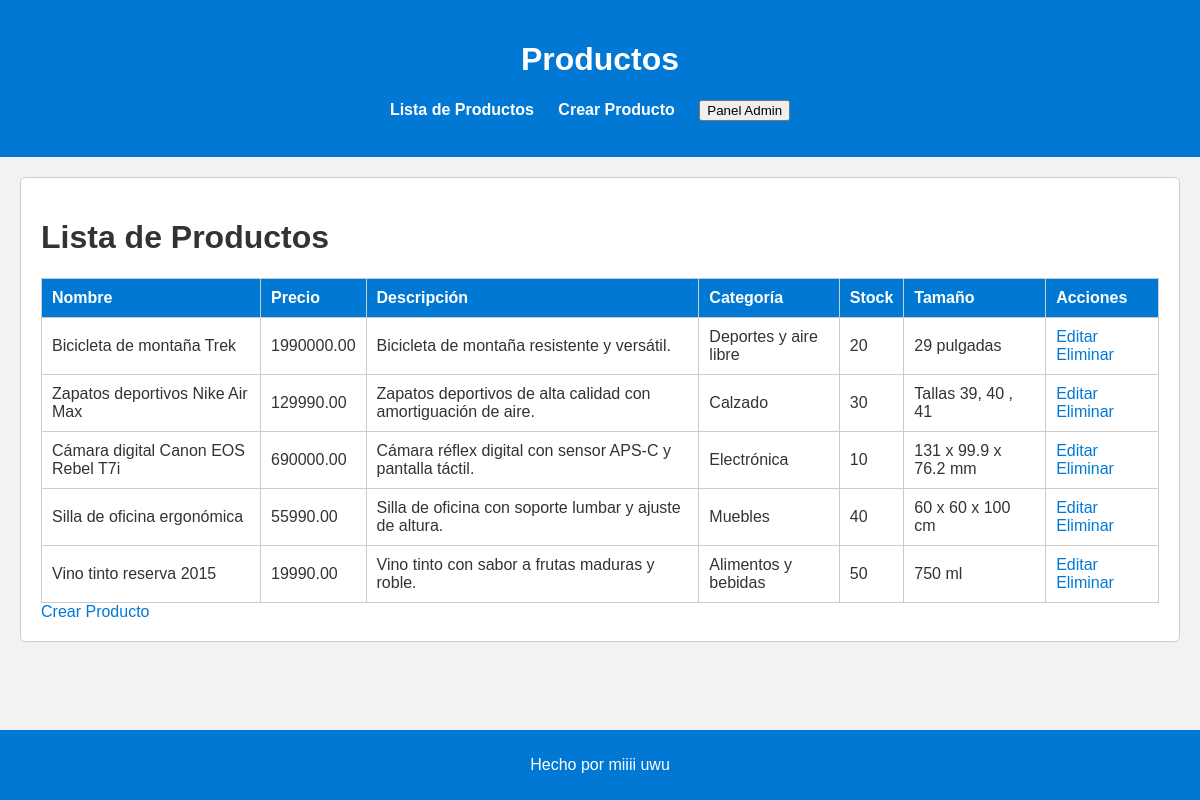
Before: /lista_productos/ with the older database file.
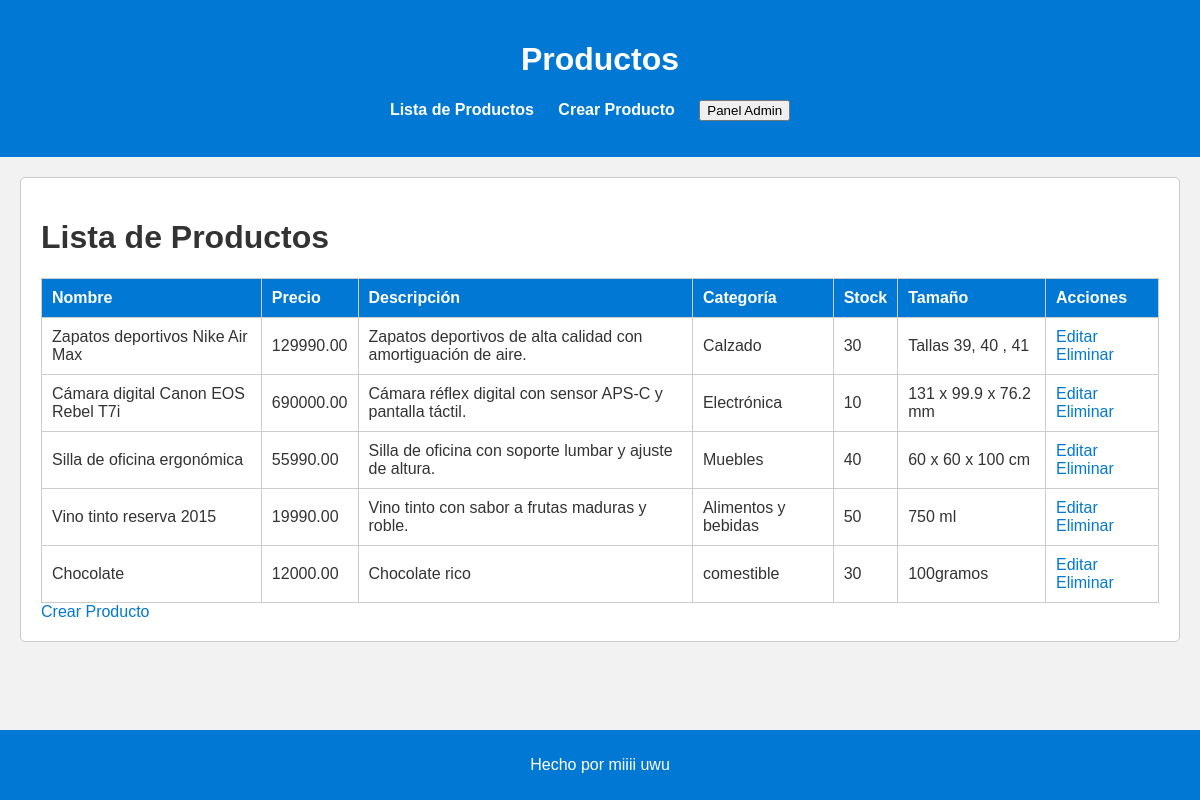
After: the same page with the newer database file.
### miApp/models.py (models this page shows)
class Producto(models.Model):
    nombre = models.CharField(max_length=100)
    descripcion = models.TextField()
    precio = models.DecimalField(max_digits=10, decimal_places=2)
    categoria = models.CharField(max_length=50)
    stock = models.PositiveIntegerField()
    tamaño = models.CharField(max_length=20)

### miApp/views.py (the view)
# urls.py: path('lista_productos/', views.lista_productos, name='lista_productos'),
def lista_productos(request):
    productos = Producto.objects.all()
    return render(request, 'miApp/lista_productos.html', {'productos': productos})

### miApp/templates/miApp/lista_productos.html
{% extends "miApp/index.html" %}
{% load static %}
{% block content %}
  <link rel="stylesheet" type="text/css" href="{% static 'css/mi_estilo.css' %}">
  <h1>Lista de Productos</h1>
  <table>
    <thead>
      <tr>
        <th>Nombre</th>
        <th>Precio</th>
        <th>Descripción</th>
        <th>Categoría</th>
        <th>Stock</th>
        <th>Tamaño</th>
        <th>Acciones</th>
      </tr>
    </thead>
    <tbody>
      {% for producto in productos %}
        <tr>
          <td>{{ producto.nombre }}</td>
          <td>{{ producto.precio }}</td>
          <td>{{ producto.descripcion }}</td>
          <td>{{ producto.categoria }}</td>
          <td>{{ producto.stock }}</td>
          <td>
            {% if producto.tamaño %}
              {{ producto.tamaño }}
            {% else %}
              No especificado
            {% endif %}
          </td>
          <td>
            <a href="{% url 'miApp:editar_producto' producto.pk %}">Editar</a>
            <a href="{% url 'miApp:eliminar_producto' producto.pk %}">Eliminar</a>
          </td>
        </tr>
      {% endfor %}
    </tbody>
  </table>
  <a href="{% url 'miApp:crear_producto' %}">Crear Producto</a>
{% endblock %}

### miApp/templates/miApp/index.html (shortened to what this page needs)
<!DOCTYPE html>
{% load static %}
<html lang="en">
<head>
    <link rel="stylesheet" type="text/css" href="{% static 'css/mi_estilo.css' %}">
</head>
<body>
    <header>
        <h1>Productos</h1>
        <nav>
            <ul>
                <li><a href="{% url 'miApp:lista_productos' %}">Lista de Productos</a></li>
                <li><a href="{% url 'miApp:crear_producto' %}">Crear Producto</a></li>
                <li><button onclick="window.location.href='/admin/miApp/producto/';">Panel Admin</button></li>
            </ul>
        </nav>
    </header>
    <div class="content">
        {% block content %}
        {% endblock %}
    </div>
    <footer>
        <p>Hecho por miiii uwu {{ fecha_actual|date:"Y" }}</p>
    </footer>
</body>
</html>

### miApp/static/css/mi_estilo.css (style rules this page uses)
body { font-family: Arial, sans-serif; background-color: #f2f2f2; color: #333; margin: 0; padding: 0; }
header { background-color: #0078d4; color: #fff; padding: 20px 0; text-align: center; }
header h1 { font-size: 32px; }
nav ul { list-style: none; padding: 0; }
nav ul li { display: inline; margin-right: 20px; }
nav ul li a { color: #fff; text-decoration: none; font-weight: bold; }
.content { margin: 20px; padding: 20px; background-color: #fff; border: 1px solid #ccc; border-radius: 5px; }
a { color: #0078d4; text-decoration: none; }
table { width: 100%; border-collapse: collapse; margin-top: 20px; }
table, th, td { border: 1px solid #ccc; }
th, td { padding: 10px; text-align: left; }
th { background-color: #0078d4; color: #fff; }
footer { background-color: #0078d4; color: #fff; text-align: center; padding: 10px 0; position: absolute; bottom: 0; width: 100%; }

Changed rows visible on the page:
removed Producto: nombre "Bicicleta de montaña Trek", precio "1990000.00", descripcion "Bicicleta de montaña resistente y versátil.", categoria "Deportes y aire libre", stock "20", tamaño "29 pulgadas"
added Producto: nombre "Chocolate", precio "12000.00", descripcion "Chocolate rico", categoria "comestible", stock "30", tamaño "100gramos"
